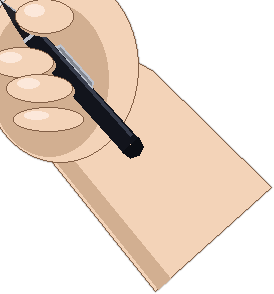
#> input picture backend/assets/whiteboard/hand_holding_pen.png, 274 x 294 px, given in place of hand_real_src.png, which was not available
$ python _generate_hand_real.py
#> lines starting #> are read from the running program, lines starting #| are printed output that depends on the picture; after the words box and inside, x2 and y2 are one past the last pixel; in counts of white or black regions, pixels touching at a corner belong together; pictures that were not available may be replaced by others from this repository, and a replacement may not be noted
"""Convert the user-supplied photo of a hand holding a marker into a
transparent-background PNG asset for the Whiteboard renderer.

Pipeline:
  1. Load the source image (483×690, hand + marker on a whiteboard
     background with a faint purple text "o de me…" and a gray desk
     strip at the bottom).
  2. Remove the white whiteboard background (alpha = 0 wherever the
     pixel is nearly white).
  3. Remove the bluish desk strip at the bottom (low saturation, mid
     brightness, B > R).
  4. Remove the small "o de me" text fragment in the upper-left (dark
     purple / blue ink — looks like it was written by another marker
     in the original photo) by masking the rectangular text area.
  5. Locate the marker tip — the visually leftmost ink in the marker
     body. After visual inspection of this specific source image the
     tip sits at roughly (108, 47). We refine it programmatically by
     finding the topmost dark pixel inside a small region around that
     coordinate, then crop the final PNG so the tip ends up at (0, 0)
     — same contract as the other tool assets.
  6. Save to `assets/whiteboard/hand_real.png`.

Run once at build time. The script is idempotent.
"""
from pathlib import Path

from PIL import Image
import numpy as np

SRC = Path("/tmp/hand_real_src.png")
DST = Path(__file__).resolve().parent / "hand_real.png"


def main():
    img = Image.open(SRC).convert("RGBA")
#> img is the input picture: PIL image 274x294 RGBA; mean R, G, B, A 115, 99.2, 86.3, 135
    arr = np.array(img)
    h, w, _ = arr.shape
#> h = 294; w = 274
    print(f"src: {w}x{h}")
#| src: 274x294

    r, g, b, a = arr[..., 0], arr[..., 1], arr[..., 2], arr[..., 3]
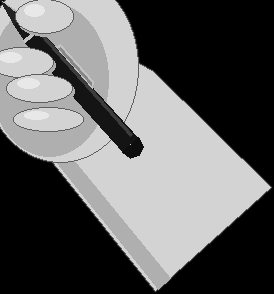
#> g: shape (294, 274); min 0, max 232, mean 99.2
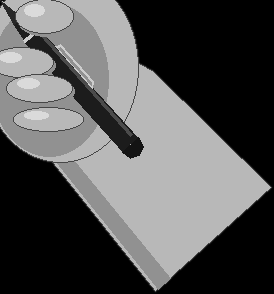
#> b: shape (294, 274); min 0, max 218, mean 86.3

    # ── 1) Background: pure-white whiteboard ────────────────────────
    white_mask = (r > 230) & (g > 230) & (b > 230)
#> white_mask: shape (294, 274) bool; every value is 0

    # ── 2) Desk strip + whiteboard frame line at the bottom ─────────
    # The original image has TWO horizontal bands below the hand:
    # (a) a thin medium-gray frame line (~rgb 170,170,170, almost no
    #     saturation), and (b) a muted blue desk surface (B > R).
    # Anything BELOW the hand (y > 60% of height) that is NOT skin
    # (skin tones have R > G > B and R > 150) gets removed. This is a
    # bit aggressive but the cropped output is much cleaner and we
    # avoid leaving a stray gray dash floating under the hand.
    desk_band = (np.arange(h)[:, None] > h * 0.62) & np.ones((1, w), dtype=bool)
    is_skin = (r > 150) & (r >= g) & (g >= b) & (r.astype(int) - b.astype(int) > 18)
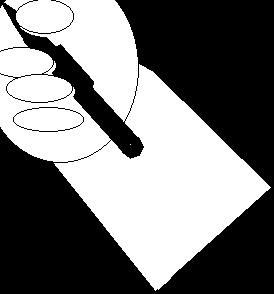
#> is_skin: shape (294, 274) bool; 47.2% white; 2 white regions (1 under 20 px), largest, box (x1, y1, x2, y2) and area: (0, 0, 271, 291) 38022
    desk_mask = desk_band & ~is_skin
#> desk_mask: shape (294, 274) bool; 23.9% white; 1 white region, box (x1, y1, x2, y2) and area: (0, 183, 274, 294) 19264

    # ── 3) "o de me" purple text in the upper-left corner ───────────
    # Restrict to a rectangle so we don't accidentally erase the dark
    # plastic body of the marker (which also has B > R locally due to
    # JPEG colour bleed). Anything in this corner area that is purple-
    # ish (B > R + 8, low brightness) gets removed.
    text_corner = (np.arange(w)[None, :] < 140) & (np.arange(h)[:, None] < 65)
    text_color = (
        (b.astype(int) - r.astype(int) > 8)
        & (r < 180) & (g < 180)
    )
#> text_color: shape (294, 274) bool; 3.3% white; 3 white regions (2 under 20 px), largest, box (x1, y1, x2, y2) and area: (25, 35, 138, 152) 2674
    text_mask = text_corner & text_color
#> text_mask: shape (294, 274) bool; 0.75% white; 3 white regions (2 under 20 px), largest, box (x1, y1, x2, y2) and area: (25, 35, 76, 65) 582

    drop_mask = white_mask | desk_mask | text_mask
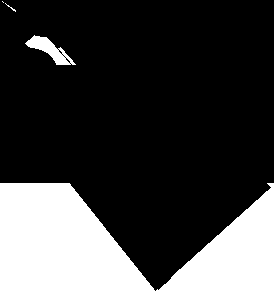
#> drop_mask: shape (294, 274) bool; 24.7% white; 4 white regions (2 under 20 px), largest, box (x1, y1, x2, y2) and area: (0, 183, 274, 294) 19264, (25, 35, 76, 65) 582
    arr[..., 3] = np.where(drop_mask, 0, 255)

    # Re-build an Image for further processing.
    cleaned = Image.fromarray(arr, mode="RGBA")

    # ── 4) Locate the marker tip ────────────────────────────────────
    # The marker is the darkest large region in the upper-left of the
    # cleaned image. We pick the topmost non-transparent pixel whose
    # luminosity is below 80 — that is the very tip of the marker.
    op = arr[..., 3] > 0
    lum = (0.299 * r + 0.587 * g + 0.114 * b).astype(int)
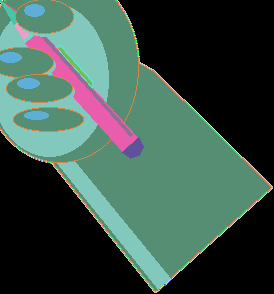
#> lum: shape (294, 274) int64; 40 distinct labels, from 0 to 236; one colour per label, 0 black
    candidate = op & (lum < 80)
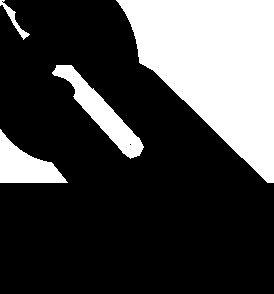
#> candidate: shape (294, 274) bool; 26.7% white; 4 white regions, box (x1, y1, x2, y2) and area: (116, 0, 274, 183) 17126, (52, 65, 144, 159) 2273, (0, 129, 68, 183) 1850, (0, 0, 30, 40) 232
    ys, xs = np.where(candidate)
    if len(xs) == 0:
        raise RuntimeError("could not locate marker tip — drop_mask too aggressive?")
    # Topmost-leftmost dark pixel.
    top_y = int(ys.min())
#> top_y = 0
    # Among rows close to the topmost, pick the leftmost.
    near_top = (ys < top_y + 8)
    tip_x = int(xs[near_top].min())
#> tip_x = 0
    tip_y = int(ys[near_top & (xs == tip_x)].min())
#> tip_y = 0
    print(f"tip detected at ({tip_x}, {tip_y})")
#| tip detected at (0, 0)

    # ── 5) Crop so the tip ends up at (0, 0) of the final PNG ───────
    # We need everything to the right and below the tip; anything to
    # the LEFT or ABOVE the tip is discarded (the contract).
    bbox = cleaned.getbbox()  # (l, t, r, b) of opaque pixels
#> bbox = (0, 0, 274, 291)
    if bbox is None:
        raise RuntimeError("nothing opaque after cleanup")
    print(f"opaque bbox: {bbox}")
#| opaque bbox: (0, 0, 274, 291)
    crop_left = tip_x
#> crop_left = 0
    crop_top = tip_y
#> crop_top = 0
    crop_right = bbox[2]
#> crop_right = 274
    crop_bottom = bbox[3]
#> crop_bottom = 291
    final = cleaned.crop((crop_left, crop_top, crop_right, crop_bottom))
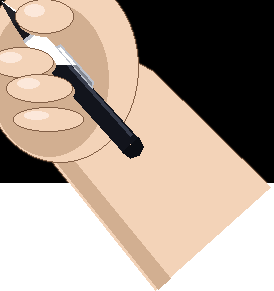
#> final: PIL image 274x291 RGBA; mean R, G, B, A 116.2, 100.3, 87.2, 194.1; transparent parts drawn white

    final.save(DST, "PNG")
    print(f"saved: {DST} ({final.width}x{final.height})")
#| saved: backend/assets/whiteboard/hand_real.png (274x291)


if __name__ == "__main__":
    main()
